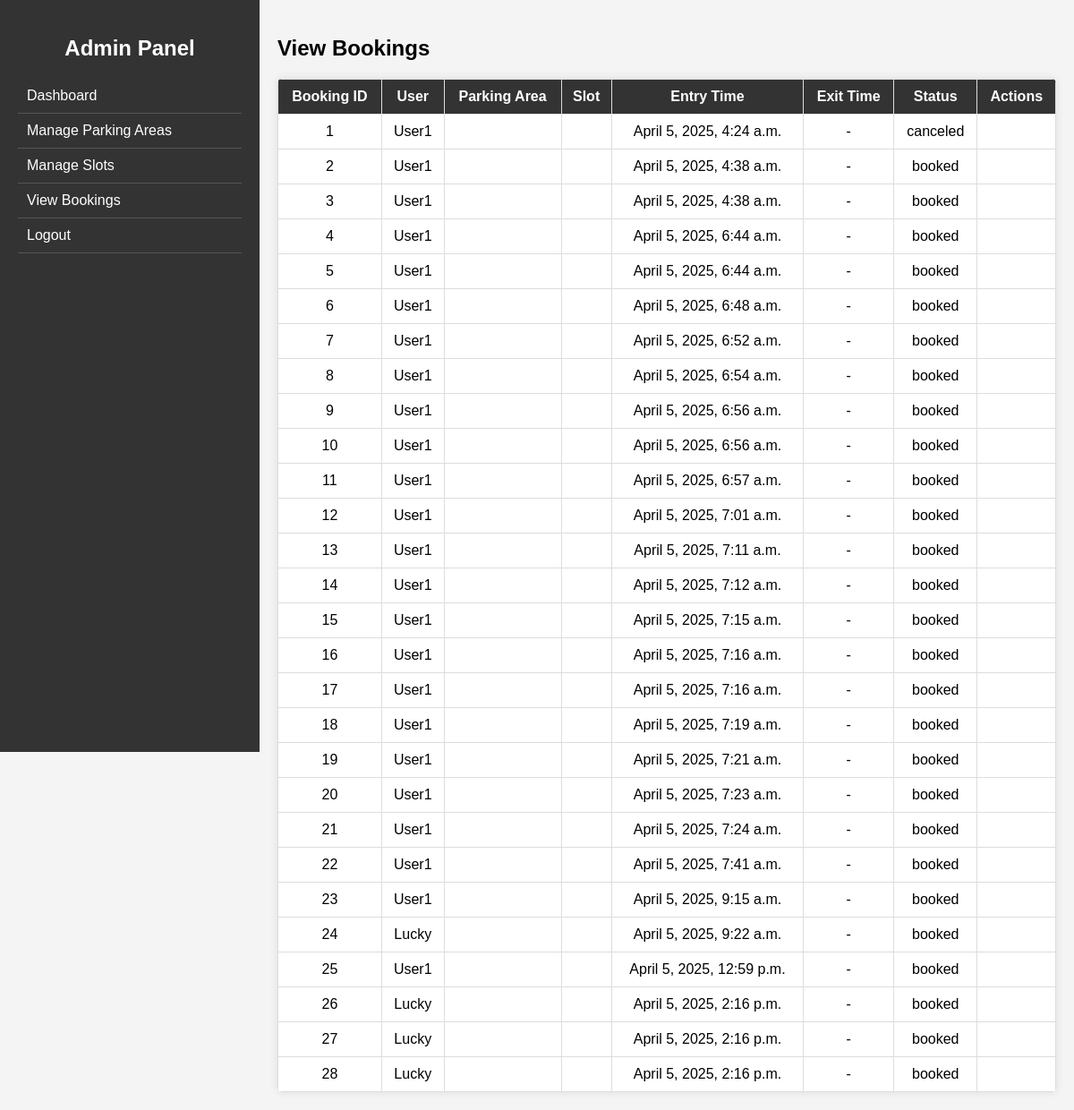
Page /view_bookings/ (signed in) on the committed database.
### parking_app/models.py (models this page shows, shortened)
class ParkingRecord(models.Model):
    user = models.ForeignKey(User, on_delete=models.CASCADE)
    slot = models.ForeignKey(ParkingSlot, on_delete=models.CASCADE)
    entry_time = models.DateTimeField(default=timezone.now) # Ensure this field is defined
    exit_time = models.DateTimeField(null=True, blank=True)
    status = models.CharField(max_length=20)
    qr_code = models.ImageField(upload_to='qr_codes/', null=True, blank=True)

### parking_app/views.py (the view)
# urls.py: path('view_bookings/', views.view_bookings, name='view_bookings'),
@login_required
def view_bookings(request):
    if not request.user.is_staff:
        return redirect('dashboard')
    bookings = ParkingRecord.objects.all()
    return render(request, 'view_bookings.html', {'bookings': bookings})

### parking_app/templates/view_bookings.html (shortened to what this page needs)
{% load static %}
<!DOCTYPE html>
<html lang="en">
<head>
    <link rel="stylesheet" type="text/css" href="{% static 'css/admin_dashboard.css' %}">
</head>
<body>
    <div class="sidebar">
        <h2>Admin Panel</h2>
        <ul>
            <li><a href="{% url 'admin_dashboard' %}">Dashboard</a></li>
            <li><a href="{% url 'manage_parking_areas' %}">Manage Parking Areas</a></li>
            <li><a href="{% url 'manage_slots' %}">Manage Slots</a></li>
            <li><a href="{% url 'view_bookings' %}">View Bookings</a></li>
            <li><a href="{% url 'logout' %}" class="logout-btn">Logout</a></li>
        </ul>
    </div>
    <div class="main-content">
        <h2>View Bookings</h2>
        <table>
            <tr>
                <th>Booking ID</th>
                <th>User</th>
                <th>Parking Area</th>
                <th>Slot</th>
                <th>Entry Time</th>
                <th>Exit Time</th>
                <th>Status</th>
                <th>Actions</th>
            </tr>
            {% for booking in bookings %}
            <tr>
                <td>{{ booking.id }}</td>
                <td>{{ booking.user.username }}</td>
                <td>{{ booking.parking_slot.parking_area.name }}</td>
                <td>{{ booking.parking_slot.id }}</td>
                <td>{{ booking.entry_time }}</td>
                <td>{{ booking.exit_time|default:"-" }}</td>
                <td>{{ booking.status }}</td>
                <td>
                </td>
            </tr>
            {% empty %}
            <tr><td colspan="8">No bookings found.</td></tr>
            {% endfor %}
        </table>
    </div>
</body>
</html>

### parking_app/static/css/admin_dashboard.css (style rules this page uses)
body { font-family: Arial, sans-serif; margin: 0; padding: 0; display: flex; background-color: #f4f4f4; }
.sidebar { width: 250px; background-color: #333; color: white; height: 100vh; padding: 20px; }
.sidebar h2 { text-align: center; margin-bottom: 20px; }
.sidebar ul { list-style: none; padding: 0; }
.sidebar ul li { padding: 10px; border-bottom: 1px solid #555; }
.sidebar ul li a { color: white; text-decoration: none; display: block; }
.main-content { flex: 1; padding: 20px; }
h2 { margin-bottom: 20px; }
table { width: 100%; border-collapse: collapse; background: white; border-radius: 5px; overflow: hidden; box-shadow: 0 0 10px rgba(0, 0, 0, 0.1); }
th, td { padding: 10px; border: 1px solid #ddd; text-align: center; }
th { background-color: #333; color: white; }

### rows in the picture
ParkingRecord: id "1", user.username "User1", entry_time "April 5, 2025, 4:24 a.m.", exit_time "-", status "canceled"
ParkingRecord: id "2", user.username "User1", entry_time "April 5, 2025, 4:38 a.m.", exit_time "-", status "booked"
ParkingRecord: id "3", user.username "User1", entry_time "April 5, 2025, 4:38 a.m.", exit_time "-", status "booked"
ParkingRecord: id "4", user.username "User1", entry_time "April 5, 2025, 6:44 a.m.", exit_time "-", status "booked"
ParkingRecord: id "5", user.username "User1", entry_time "April 5, 2025, 6:44 a.m.", exit_time "-", status "booked"
ParkingRecord: id "6", user.username "User1", entry_time "April 5, 2025, 6:48 a.m.", exit_time "-", status "booked"
ParkingRecord: id "7", user.username "User1", entry_time "April 5, 2025, 6:52 a.m.", exit_time "-", status "booked"
ParkingRecord: id "8", user.username "User1", entry_time "April 5, 2025, 6:54 a.m.", exit_time "-", status "booked"
ParkingRecord: id "9", user.username "User1", entry_time "April 5, 2025, 6:56 a.m.", exit_time "-", status "booked"
ParkingRecord: id "10", user.username "User1", entry_time "April 5, 2025, 6:56 a.m.", exit_time "-", status "booked"
ParkingRecord: id "11", user.username "User1", entry_time "April 5, 2025, 6:57 a.m.", exit_time "-", status "booked"
ParkingRecord: id "12", user.username "User1", entry_time "April 5, 2025, 7:01 a.m.", exit_time "-", status "booked"
ParkingRecord: id "13", user.username "User1", entry_time "April 5, 2025, 7:11 a.m.", exit_time "-", status "booked"
ParkingRecord: id "14", user.username "User1", entry_time "April 5, 2025, 7:12 a.m.", exit_time "-", status "booked"
ParkingRecord: id "15", user.username "User1", entry_time "April 5, 2025, 7:15 a.m.", exit_time "-", status "booked"
ParkingRecord: id "16", user.username "User1", entry_time "April 5, 2025, 7:16 a.m.", exit_time "-", status "booked"
ParkingRecord: id "17", user.username "User1", entry_time "April 5, 2025, 7:16 a.m.", exit_time "-", status "booked"
ParkingRecord: id "18", user.username "User1", entry_time "April 5, 2025, 7:19 a.m.", exit_time "-", status "booked"
ParkingRecord: id "19", user.username "User1", entry_time "April 5, 2025, 7:21 a.m.", exit_time "-", status "booked"
ParkingRecord: id "20", user.username "User1", entry_time "April 5, 2025, 7:23 a.m.", exit_time "-", status "booked"
ParkingRecord: id "21", user.username "User1", entry_time "April 5, 2025, 7:24 a.m.", exit_time "-", status "booked"
ParkingRecord: id "22", user.username "User1", entry_time "April 5, 2025, 7:41 a.m.", exit_time "-", status "booked"
ParkingRecord: id "23", user.username "User1", entry_time "April 5, 2025, 9:15 a.m.", exit_time "-", status "booked"
ParkingRecord: id "24", user.username "Lucky", entry_time "April 5, 2025, 9:22 a.m.", exit_time "-", status "booked"
ParkingRecord: id "25", user.username "User1", entry_time "April 5, 2025, 12:59 p.m.", exit_time "-", status "booked"
ParkingRecord: id "26", user.username "Lucky", entry_time "April 5, 2025, 2:16 p.m.", exit_time "-", status "booked"
ParkingRecord: id "27", user.username "Lucky", entry_time "April 5, 2025, 2:16 p.m.", exit_time "-", status "booked"
ParkingRecord: id "28", user.username "Lucky", entry_time "April 5, 2025, 2:16 p.m.", exit_time "-", status "booked"
